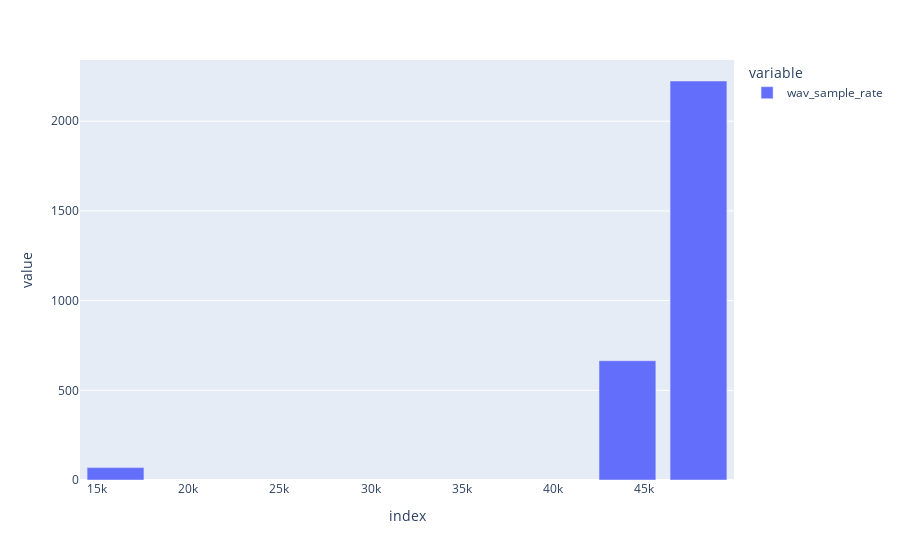

Notebook code cell kept with this figure:
### Markdown cell above
## Analyzing the sample rate

### Code cell
df_session_tot.wav_sample_rate.value_counts().plot.bar()

### Figure 1 — Plotly figure (JSON) as saved in the notebook; plotly's stock layout.template omitted (floating-point values rounded to 4 significant figures)
{"data": [{"alignmentgroup": "True", "hovertemplate": "variable=wav_sample_rate<br>index=%{x}<br>value=%{y}<extra></extra>", "legendgroup": "wav_sample_rate", "marker": {"color": "#636efa", "pattern": {"shape": ""}}, "name": "wav_sample_rate", "offsetgroup": "wav_sample_rate", "orientation": "v", "showlegend": true, "textposition": "auto", "type": "bar", "x": [48000, 44100, 16000], "xaxis": "x", "y": [2224, 665, 69], "yaxis": "y"}], "layout": {"barmode": "relative", "legend": {"title": {"text": "variable"}, "tracegroupgap": 0}, "margin": {"t": 60}, "xaxis": {"anchor": "y", "domain": [0, 1], "title": {"text": "index"}}, "yaxis": {"anchor": "x", "domain": [0, 1], "title": {"text": "value"}}}}
